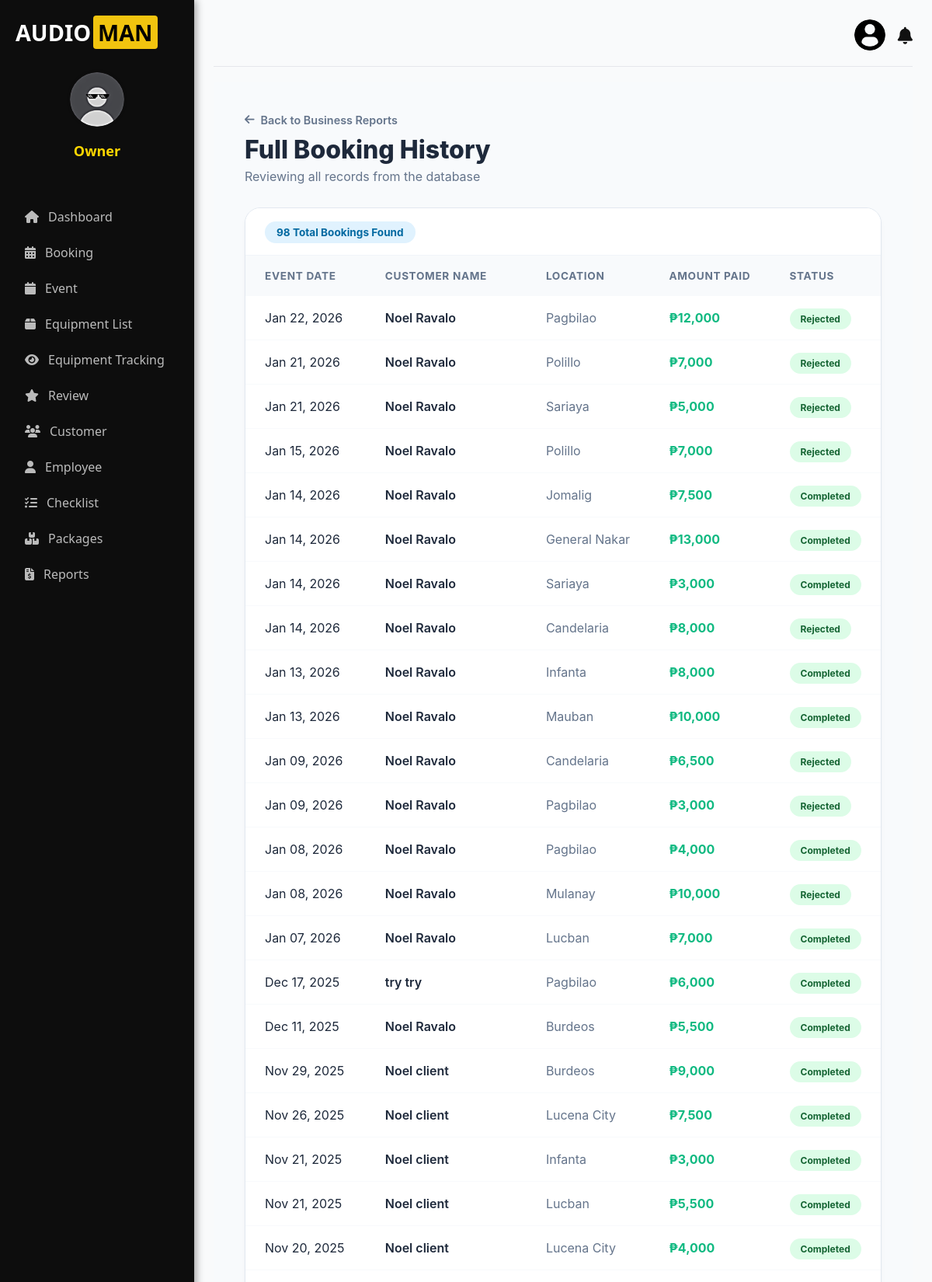
Page /accounts/accounts/bookings/ (upper part) on the committed database.
### accounts/models.py (models this page shows, shortened)
class Booking(models.Model):
    STATUS_CHOICES = [
        ('Processing', 'Processing'),
        ('Approved', 'Approved'),
        ('Rejected', 'Rejected'),
        ('Completed', 'Completed'),
    ]
    user = models.ForeignKey(User, on_delete=models.CASCADE)
    package = models.ForeignKey('ServicePackage', on_delete=models.CASCADE)
    full_name = models.CharField(max_length=100)
    email = models.EmailField()
    contact_number = models.CharField(max_length=20)
    event_date = models.DateField()
    event_time = models.TimeField()
    end_time = models.TimeField(null=True, blank=True)
    event_type = models.CharField(max_length=100)
    location = models.CharField(max_length=255)
    fulladdress = models.CharField(max_length=255, blank=True, null=True)
    status = models.CharField(max_length=50, choices=STATUS_CHOICES, default='Processing')
    price = models.CharField(max_length=20)
    created_at = models.DateTimeField(default=timezone.now)
    cancel_reason = models.TextField(blank=True, null=True)
    reject_reason = models.TextField(null=True, blank=True)
    review_exists = models.BooleanField(null=False, default=False)
    barangay = models.CharField(max_length=100, blank=True, null=True)
    is_seen = models.BooleanField(default=False) # Idagdag ito

### accounts/views.py (the view)
# urls.py: path('accounts/bookings/', views.bookings_list, name='bookings_history'), # Siguraduhin na may 'bookings_list' function ka sa views.py
def bookings_list(request):
    all_bookings = Booking.objects.all().order_by('-event_date')
    context = {
        'bookings': all_bookings,
    }
    return render(request, 'client/bookings_list.html', context)

### accounts/context_processors.py (called while the page is built, shortened)
def notifications_context(request):
    return {}

def global_notifications(request):
    if request.user.is_authenticated:
        notifications = Booking.objects.filter(status="Pending")
    else:
        notifications = []
    return {
        'notifications': notifications
    }

def user_notifications(request):
    return {
        'notifications': [],
        'notifications_unread_count': 0,
    }

### accounts/templates/client/bookings_list.html (shortened to what this page needs)
{% extends 'client-base.html' %}
{% load humanize %}
{% block content %}
<div style="padding: 2.5rem; font-family: 'Inter', sans-serif; background: #f8fafc; min-height: 100vh;">
    <div style="display: flex; justify-content: space-between; align-items: center; margin-bottom: 30px;">
        <div>
            <a href="{% url 'reports_page' %}" style="text-decoration: none; color: #64748b; font-weight: 600; font-size: 0.9rem; display: flex; align-items: center; gap: 8px; margin-bottom: 10px; transition: 0.3s;" onmouseover="this.style.color='#2563eb'" onmouseout="this.style.color='#64748b'">
                <i class="fas fa-arrow-left"></i> Back to Business Reports
            </a>
            <h1 style="margin: 0; color: #1e293b; font-size: 2rem; font-weight: 800;">Full Booking History</h1>
            <p style="color: #64748b; margin: 5px 0 0 0;">Reviewing all records from the database</p>
        </div>
    </div>
    <div style="background: white; border-radius: 20px; overflow: hidden; border: 1px solid #e2e8f0; box-shadow: 0 4px 6px -1px rgba(0,0,0,0.05);">
        <div style="padding: 20px 25px; border-bottom: 1px solid #f1f5f9; background: #fff;">
            <span style="background: #e0f2fe; color: #0369a1; padding: 6px 15px; border-radius: 20px; font-size: 0.85rem; font-weight: 700;">
                {{ bookings.count }} Total Bookings Found
            </span>
        </div>
        <div style="overflow-x: auto;">
            <table style="width: 100%; border-collapse: collapse;">
                <thead>
                    <tr style="background: #f8fafc; text-align: left;">
                        <th style="padding: 18px 25px; color: #64748b; font-size: 0.85rem; text-transform: uppercase; letter-spacing: 0.05em;">Event Date</th>
                        <th style="padding: 18px 25px; color: #64748b; font-size: 0.85rem; text-transform: uppercase; letter-spacing: 0.05em;">Customer Name</th>
                        <th style="padding: 18px 25px; color: #64748b; font-size: 0.85rem; text-transform: uppercase; letter-spacing: 0.05em;">Location</th>
                        <th style="padding: 18px 25px; color: #64748b; font-size: 0.85rem; text-transform: uppercase; letter-spacing: 0.05em;">Amount Paid</th>
                        <th style="padding: 18px 25px; color: #64748b; font-size: 0.85rem; text-transform: uppercase; letter-spacing: 0.05em;">Status</th>
                    </tr>
                </thead>
                <tbody>
                    {% for b in bookings %}
                    <tr style="border-bottom: 1px solid #f8fafc; transition: background 0.2s;" onmouseover="this.style.background='#fbfcfe'" onmouseout="this.style.background='transparent'">
                        <td style="padding: 18px 25px; color: #1e293b;">{{ b.event_date|date:"M d, Y" }}</td>
                        <td style="padding: 18px 25px; font-weight: 600; color: #1e293b;">{{ b.full_name }}</td>
                        <td style="padding: 18px 25px; color: #64748b;">{{ b.location|default:"Not Specified" }}</td>
                        <td style="padding: 18px 25px; font-weight: 700; color: #10b981;">{{ b.price|intcomma }}</td>
                        <td style="padding: 18px 25px;">
                            <span style="background: #dcfce7; color: #166534; padding: 6px 14px; border-radius: 30px; font-size: 0.75rem; font-weight: 700;">{{ b.status }}</span>
                        </td>
                    </tr>
                    {% endfor %}
                </tbody>
            </table>
        </div>
    </div>
</div>
{% endblock %}

### accounts/templates/client-base.html (style rules this page uses)
* { margin: 0; padding: 0; box-sizing: border-box; }
body { font-family: 'Segoe UI', Arial, sans-serif; background: #f9fafb; color: #111; display: flex; height: 100vh; overflow: hidden; transition: background 0.3s, color 0.3s; }

### rows in the picture
Booking: event_date "Jan 22, 2026", full_name "Noel Ravalo", location "Pagbilao", price "₱12,000", status "Rejected"
Booking: event_date "Jan 21, 2026", full_name "Noel Ravalo", location "Polillo", price "₱7,000", status "Rejected"
Booking: event_date "Jan 21, 2026", full_name "Noel Ravalo", location "Sariaya", price "₱5,000", status "Rejected"
Booking: event_date "Jan 15, 2026", full_name "Noel Ravalo", location "Polillo", price "₱7,000", status "Rejected"
Booking: event_date "Jan 14, 2026", full_name "Noel Ravalo", location "Jomalig", price "₱7,500", status "Completed"
Booking: event_date "Jan 14, 2026", full_name "Noel Ravalo", location "General Nakar", price "₱13,000", status "Completed"
Booking: event_date "Jan 14, 2026", full_name "Noel Ravalo", location "Sariaya", price "₱3,000", status "Completed"
Booking: event_date "Jan 14, 2026", full_name "Noel Ravalo", location "Candelaria", price "₱8,000", status "Rejected"
Booking: event_date "Jan 13, 2026", full_name "Noel Ravalo", location "Infanta", price "₱8,000", status "Completed"
Booking: event_date "Jan 13, 2026", full_name "Noel Ravalo", location "Mauban", price "₱10,000", status "Completed"
Booking: event_date "Jan 09, 2026", full_name "Noel Ravalo", location "Candelaria", price "₱6,500", status "Rejected"
Booking: event_date "Jan 09, 2026", full_name "Noel Ravalo", location "Pagbilao", price "₱3,000", status "Rejected"
Booking: event_date "Jan 08, 2026", full_name "Noel Ravalo", location "Pagbilao", price "₱4,000", status "Completed"
Booking: event_date "Jan 08, 2026", full_name "Noel Ravalo", location "Mulanay", price "₱10,000", status "Rejected"
Booking: event_date "Jan 07, 2026", full_name "Noel Ravalo", location "Lucban", price "₱7,000", status "Completed"
Booking: event_date "Dec 17, 2025", full_name "try try", location "Pagbilao", price "₱6,000", status "Completed"
Booking: event_date "Dec 11, 2025", full_name "Noel Ravalo", location "Burdeos", price "₱5,500", status "Completed"
Booking: event_date "Nov 29, 2025", full_name "Noel client", location "Burdeos", price "₱9,000", status "Completed"
Booking: event_date "Nov 26, 2025", full_name "Noel client", location "Lucena City", price "₱7,500", status "Completed"
Booking: event_date "Nov 21, 2025", full_name "Noel client", location "Infanta", price "₱3,000", status "Completed"
Booking: event_date "Nov 21, 2025", full_name "Noel client", location "Lucban", price "₱5,500", status "Completed"
Booking: event_date "Nov 20, 2025", full_name "Noel client", location "Lucena City", price "₱4,000", status "Completed"

### other values in the picture
{{ bookings.count }} "98"
